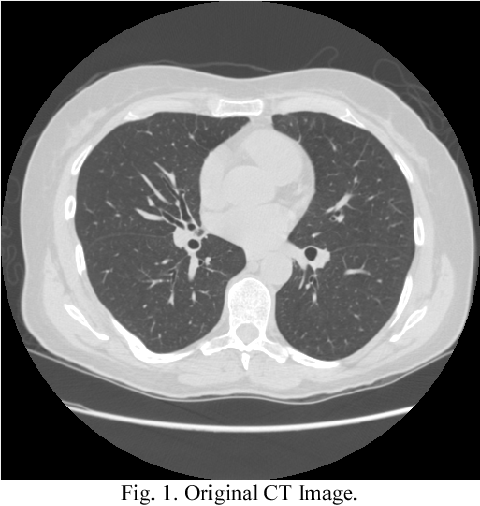
#> input picture image.png, 480 x 506 px
$ python PART_2.py
#> lines starting #> are read from the running program, lines starting #| are printed output that depends on the picture
import cv2
import numpy as np
import matplotlib.pyplot as plt

img = cv2.imread('image.png')
#> img is the input picture: shape (506, 480, 3); min 0, max 255, mean 118.6
gray = cv2.cvtColor(img, cv2.COLOR_BGR2GRAY)
mask = np.zeros_like(gray)

seeds = [(255, 255)]

threshold = 10

# mark every seed point in mask as 1
for seed in seeds:
    mask[seed[0], seed[1]] = 1

# 4 connected neighbors
neighbors = [(0, 1), (0, -1), (1, 0), (-1, 0)]

for seed in seeds:
    for neighbor in neighbors:
        coord = {
            'x': seed[0] + neighbor[0],
            'y': seed[1] + neighbor[1]
        }

        # check if the neighbor is out of bounds
        if coord['x'] < 0 or coord['x'] >= gray.shape[0] or coord['y'] < 0 or coord['y'] >= gray.shape[1]:
            continue

        # check if the neighbor is already marked
        if mask[coord['x'], coord['y']] != 0:
            continue

        # check if the neighbor is within the threshold
        if gray[coord['x'], coord['y']] >= (gray[seed[0], seed[1]] - threshold) and gray[coord['x'], coord['y']] <= (gray[seed[0], seed[1]] + threshold):
            mask[coord['x'], coord['y']] = 1
            seeds.append((coord['x'], coord['y']))

fig, ax = plt.subplots(1, 2, figsize=(10, 5))
ax[0].imshow(gray, cmap='gray')
ax[1].imshow(mask, cmap='gray')
plt.show()
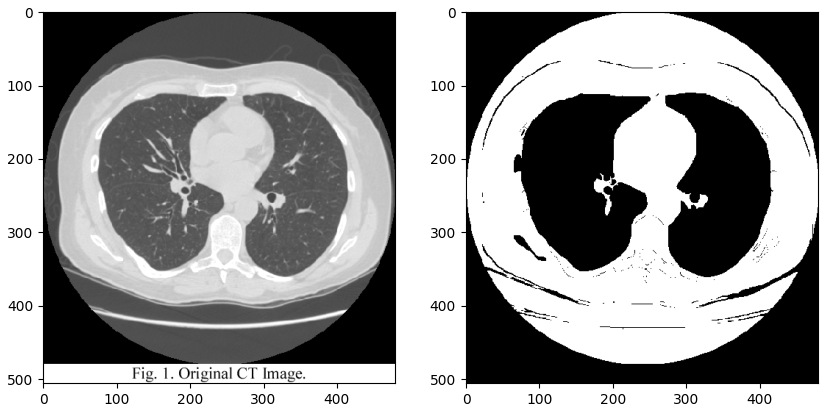
#> figure drawn by matplotlib, 2 panels
